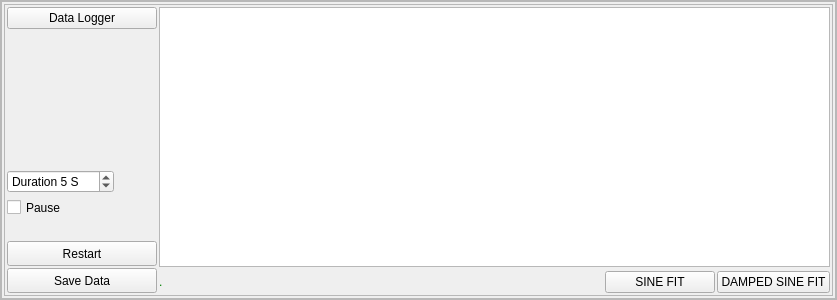
<?xml version="1.0" encoding="UTF-8"?>
<ui version="4.0">
 <class>Form</class>
 <widget class="QWidget" name="Form">
  <property name="geometry">
   <rect>
    <x>0</x>
    <y>0</y>
    <width>837</width>
    <height>300</height>
   </rect>
  </property>
  <property name="minimumSize">
   <size>
    <width>500</width>
    <height>250</height>
   </size>
  </property>
  <property name="windowTitle">
   <string>Form</string>
  </property>
  <layout class="QVBoxLayout" name="verticalLayout">
   <property name="spacing">
    <number>0</number>
   </property>
   <property name="leftMargin">
    <number>0</number>
   </property>
   <property name="topMargin">
    <number>0</number>
   </property>
   <property name="rightMargin">
    <number>0</number>
   </property>
   <property name="bottomMargin">
    <number>0</number>
   </property>
   <item>
    <widget class="QFrame" name="widgetFrameOuter">
     <property name="sizePolicy">
      <sizepolicy hsizetype="Preferred" vsizetype="Preferred">
       <horstretch>0</horstretch>
       <verstretch>0</verstretch>
      </sizepolicy>
     </property>
     <property name="styleSheet">
      <string notr="true"/>
     </property>
     <property name="frameShape">
      <enum>QFrame::StyledPanel</enum>
     </property>
     <property name="frameShadow">
      <enum>QFrame::Raised</enum>
     </property>
     <property name="class" stdset="0">
      <string>PeripheralCollection</string>
     </property>
     <layout class="QVBoxLayout" name="verticalLayout_4">
      <property name="spacing">
       <number>2</number>
      </property>
      <property name="leftMargin">
       <number>0</number>
      </property>
      <property name="topMargin">
       <number>0</number>
      </property>
      <property name="rightMargin">
       <number>0</number>
      </property>
      <property name="bottomMargin">
       <number>0</number>
      </property>
      <item>
       <widget class="QFrame" name="frame_4">
        <layout class="QVBoxLayout" name="verticalLayout_5">
         <property name="spacing">
          <number>1</number>
         </property>
         <property name="leftMargin">
          <number>0</number>
         </property>
         <property name="topMargin">
          <number>0</number>
         </property>
         <property name="rightMargin">
          <number>0</number>
         </property>
         <property name="bottomMargin">
          <number>0</number>
         </property>
         <item>
          <widget class="QFrame" name="frame_6">
           <property name="sizePolicy">
            <sizepolicy hsizetype="Preferred" vsizetype="MinimumExpanding">
             <horstretch>0</horstretch>
             <verstretch>0</verstretch>
            </sizepolicy>
           </property>
           <property name="minimumSize">
            <size>
             <width>0</width>
             <height>50</height>
            </size>
           </property>
           <property name="styleSheet">
            <string notr="true"/>
           </property>
           <property name="frameShape">
            <enum>QFrame::StyledPanel</enum>
           </property>
           <property name="frameShadow">
            <enum>QFrame::Raised</enum>
           </property>
           <property name="class" stdset="0">
            <string>PeripheralCollectionInner</string>
           </property>
           <layout class="QGridLayout" name="gridLayout_5">
            <property name="leftMargin">
             <number>2</number>
            </property>
            <property name="topMargin">
             <number>2</number>
            </property>
            <property name="rightMargin">
             <number>2</number>
            </property>
            <property name="bottomMargin">
             <number>2</number>
            </property>
            <property name="horizontalSpacing">
             <number>2</number>
            </property>
            <item row="1" column="0" rowspan="3" colspan="3">
             <widget class="QScrollArea" name="scrollArea">
              <property name="sizePolicy">
               <sizepolicy hsizetype="Expanding" vsizetype="MinimumExpanding">
                <horstretch>0</horstretch>
                <verstretch>0</verstretch>
               </sizepolicy>
              </property>
              <property name="widgetResizable">
               <bool>true</bool>
              </property>
              <widget class="QWidget" name="scrollAreaWidgetContents">
               <property name="geometry">
                <rect>
                 <x>0</x>
                 <y>0</y>
                 <width>827</width>
                 <height>290</height>
                </rect>
               </property>
               <layout class="QGridLayout" name="gridLayout_6">
                <property name="leftMargin">
                 <number>2</number>
                </property>
                <property name="topMargin">
                 <number>2</number>
                </property>
                <property name="rightMargin">
                 <number>2</number>
                </property>
                <property name="bottomMargin">
                 <number>2</number>
                </property>
                <property name="spacing">
                 <number>2</number>
                </property>
                <item row="10" column="0">
                 <widget class="QSpinBox" name="durationBox">
                  <property name="sizePolicy">
                   <sizepolicy hsizetype="Maximum" vsizetype="Fixed">
                    <horstretch>0</horstretch>
                    <verstretch>0</verstretch>
                   </sizepolicy>
                  </property>
                  <property name="suffix">
                   <string> S</string>
                  </property>
                  <property name="prefix">
                   <string>Duration </string>
                  </property>
                  <property name="minimum">
                   <number>2</number>
                  </property>
                  <property name="maximum">
                   <number>300</number>
                  </property>
                  <property name="value">
                   <number>5</number>
                  </property>
                 </widget>
                </item>
                <item row="11" column="0">
                 <widget class="QCheckBox" name="pauseButton">
                  <property name="sizePolicy">
                   <sizepolicy hsizetype="Maximum" vsizetype="Minimum">
                    <horstretch>0</horstretch>
                    <verstretch>0</verstretch>
                   </sizepolicy>
                  </property>
                  <property name="minimumSize">
                   <size>
                    <width>100</width>
                    <height>25</height>
                   </size>
                  </property>
                  <property name="text">
                   <string>Pause</string>
                  </property>
                 </widget>
                </item>
                <item row="3" column="0" rowspan="5">
                 <layout class="QVBoxLayout" name="parameterLayout">
                  <property name="topMargin">
                   <number>20</number>
                  </property>
                 </layout>
                </item>
                <item row="14" column="0">
                 <widget class="QPushButton" name="pushButton_6">
                  <property name="sizePolicy">
                   <sizepolicy hsizetype="Maximum" vsizetype="Minimum">
                    <horstretch>0</horstretch>
                    <verstretch>0</verstretch>
                   </sizepolicy>
                  </property>
                  <property name="minimumSize">
                   <size>
                    <width>150</width>
                    <height>25</height>
                   </size>
                  </property>
                  <property name="text">
                   <string>Save Data</string>
                  </property>
                  <property name="icon">
                   <iconset resource="resplus.qrc">
                    <normaloff>:/control/download.svg</normaloff>:/control/download.svg</iconset>
                  </property>
                 </widget>
                </item>
                <item row="1" column="0">
                 <widget class="QPushButton" name="switcher">
                  <property name="sizePolicy">
                   <sizepolicy hsizetype="Minimum" vsizetype="Minimum">
                    <horstretch>0</horstretch>
                    <verstretch>0</verstretch>
                   </sizepolicy>
                  </property>
                  <property name="text">
                   <string>Data Logger</string>
                  </property>
                  <property name="icon">
                   <iconset resource="resplus.qrc">
                    <normaloff>:/control/play.svg</normaloff>:/control/play.svg</iconset>
                  </property>
                 </widget>
                </item>
                <item row="1" column="1" rowspan="14">
                 <widget class="QStackedWidget" name="monitors">
                  <property name="currentIndex">
                   <number>1</number>
                  </property>
                  <widget class="QWidget" name="page">
                   <layout class="QVBoxLayout" name="verticalLayout_2">
                    <property name="spacing">
                     <number>0</number>
                    </property>
                    <property name="leftMargin">
                     <number>0</number>
                    </property>
                    <property name="topMargin">
                     <number>0</number>
                    </property>
                    <property name="rightMargin">
                     <number>0</number>
                    </property>
                    <property name="bottomMargin">
                     <number>0</number>
                    </property>
                    <item>
                     <layout class="QGridLayout" name="gaugeLayout">
                      <property name="spacing">
                       <number>3</number>
                      </property>
                     </layout>
                    </item>
                   </layout>
                  </widget>
                  <widget class="QWidget" name="page_2">
                   <property name="sizePolicy">
                    <sizepolicy hsizetype="Preferred" vsizetype="Preferred">
                     <horstretch>0</horstretch>
                     <verstretch>0</verstretch>
                    </sizepolicy>
                   </property>
                   <layout class="QGridLayout" name="gridLayout_2">
                    <property name="leftMargin">
                     <number>0</number>
                    </property>
                    <property name="topMargin">
                     <number>0</number>
                    </property>
                    <property name="rightMargin">
                     <number>0</number>
                    </property>
                    <property name="bottomMargin">
                     <number>0</number>
                    </property>
                    <property name="horizontalSpacing">
                     <number>2</number>
                    </property>
                    <property name="verticalSpacing">
                     <number>4</number>
                    </property>
                    <item row="6" column="5">
                     <widget class="QPushButton" name="pushButton_3">
                      <property name="text">
                       <string>DAMPED SINE FIT</string>
                      </property>
                     </widget>
                    </item>
                    <item row="1" column="0" rowspan="2" colspan="6">
                     <widget class="PlotWidget" name="graph"/>
                    </item>
                    <item row="6" column="4">
                     <widget class="QPushButton" name="pushButton_2">
                      <property name="sizePolicy">
                       <sizepolicy hsizetype="Preferred" vsizetype="Fixed">
                        <horstretch>0</horstretch>
                        <verstretch>0</verstretch>
                       </sizepolicy>
                      </property>
                      <property name="text">
                       <string>SINE FIT</string>
                      </property>
                     </widget>
                    </item>
                    <item row="6" column="0" colspan="4">
                     <widget class="QLabel" name="msgwin">
                      <property name="sizePolicy">
                       <sizepolicy hsizetype="Preferred" vsizetype="Maximum">
                        <horstretch>0</horstretch>
                        <verstretch>0</verstretch>
                       </sizepolicy>
                      </property>
                      <property name="font">
                       <font>
                        <pointsize>9</pointsize>
                       </font>
                      </property>
                      <property name="styleSheet">
                       <string notr="true">QLabel{color:green}</string>
                      </property>
                      <property name="text">
                       <string>.</string>
                      </property>
                     </widget>
                    </item>
                   </layout>
                  </widget>
                 </widget>
                </item>
                <item row="13" column="0">
                 <widget class="QPushButton" name="pushButton_4">
                  <property name="sizePolicy">
                   <sizepolicy hsizetype="Maximum" vsizetype="Minimum">
                    <horstretch>0</horstretch>
                    <verstretch>0</verstretch>
                   </sizepolicy>
                  </property>
                  <property name="minimumSize">
                   <size>
                    <width>150</width>
                    <height>25</height>
                   </size>
                  </property>
                  <property name="text">
                   <string>Restart</string>
                  </property>
                  <property name="icon">
                   <iconset resource="resplus.qrc">
                    <normaloff>:/control/reset.svg</normaloff>:/control/reset.svg</iconset>
                  </property>
                 </widget>
                </item>
               </layout>
              </widget>
             </widget>
            </item>
           </layout>
          </widget>
         </item>
        </layout>
       </widget>
      </item>
     </layout>
    </widget>
   </item>
  </layout>
 </widget>
 <customwidgets>
  <customwidget>
   <class>PlotWidget</class>
   <extends>QGraphicsView</extends>
   <header location="global">pyqtgraph</header>
  </customwidget>
 </customwidgets>
 <resources>
  <include location="resplus.qrc"/>
 </resources>
 <connections>
  <connection>
   <sender>pushButton_6</sender>
   <signal>clicked()</signal>
   <receiver>Form</receiver>
   <slot>saveTraces()</slot>
   <hints>
    <hint type="sourcelabel">
     <x>7</x>
     <y>313</y>
    </hint>
    <hint type="destinationlabel">
     <x>0</x>
     <y>227</y>
    </hint>
   </hints>
  </connection>
  <connection>
   <sender>pushButton_4</sender>
   <signal>clicked()</signal>
   <receiver>Form</receiver>
   <slot>restartLogging()</slot>
   <hints>
    <hint type="sourcelabel">
     <x>7</x>
     <y>156</y>
    </hint>
    <hint type="destinationlabel">
     <x>0</x>
     <y>303</y>
    </hint>
   </hints>
  </connection>
  <connection>
   <sender>pushButton_2</sender>
   <signal>clicked()</signal>
   <receiver>Form</receiver>
   <slot>sineFit()</slot>
   <hints>
    <hint type="sourcelabel">
     <x>711</x>
     <y>327</y>
    </hint>
    <hint type="destinationlabel">
     <x>333</x>
     <y>320</y>
    </hint>
   </hints>
  </connection>
  <connection>
   <sender>pushButton_3</sender>
   <signal>clicked()</signal>
   <receiver>Form</receiver>
   <slot>dampedSineFit()</slot>
   <hints>
    <hint type="sourcelabel">
     <x>856</x>
     <y>327</y>
    </hint>
    <hint type="destinationlabel">
     <x>651</x>
     <y>320</y>
    </hint>
   </hints>
  </connection>
  <connection>
   <sender>durationBox</sender>
   <signal>editingFinished()</signal>
   <receiver>Form</receiver>
   <slot>setDuration()</slot>
   <hints>
    <hint type="sourcelabel">
     <x>7</x>
     <y>208</y>
    </hint>
    <hint type="destinationlabel">
     <x>0</x>
     <y>267</y>
    </hint>
   </hints>
  </connection>
  <connection>
   <sender>pauseButton</sender>
   <signal>clicked(bool)</signal>
   <receiver>Form</receiver>
   <slot>pauseLogging(bool)</slot>
   <hints>
    <hint type="sourcelabel">
     <x>7</x>
     <y>235</y>
    </hint>
    <hint type="destinationlabel">
     <x>0</x>
     <y>320</y>
    </hint>
   </hints>
  </connection>
  <connection>
   <sender>switcher</sender>
   <signal>clicked()</signal>
   <receiver>Form</receiver>
   <slot>next()</slot>
   <hints>
    <hint type="sourcelabel">
     <x>156</x>
     <y>286</y>
    </hint>
    <hint type="destinationlabel">
     <x>698</x>
     <y>0</y>
    </hint>
   </hints>
  </connection>
 </connections>
 <slots>
  <slot>restartLogging()</slot>
  <slot>pauseLogging(bool)</slot>
  <slot>next()</slot>
  <slot>toggled()</slot>
  <slot>sineFit()</slot>
  <slot>dampedSineFit()</slot>
  <slot>setDuration()</slot>
  <slot>saveTraces()</slot>
  <slot>highSpeedLogging(bool)</slot>
  <slot>refresh()</slot>
  <slot>setA1Range(QString)</slot>
  <slot>setA2Range(QString)</slot>
  <slot>show_voltmeter()</slot>
 </slots>
</ui>
